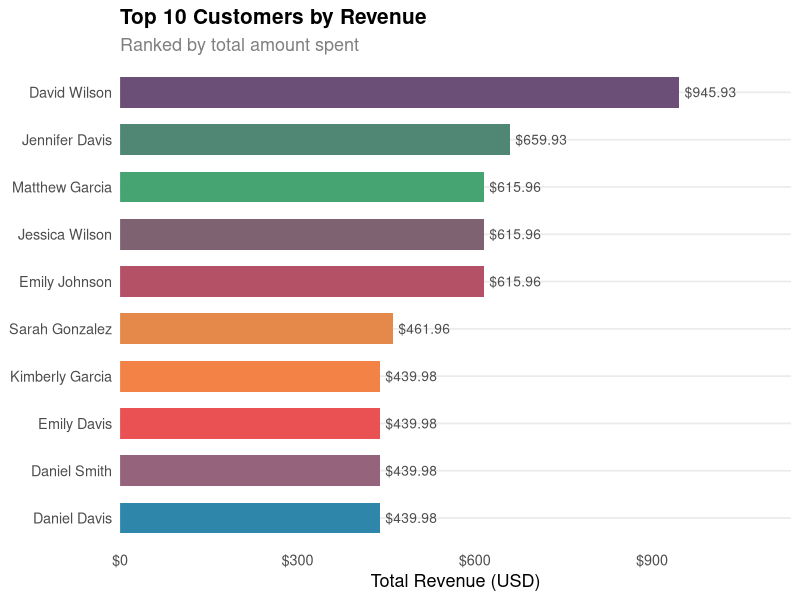

Generate this figure with R: (Note: this script raises an error after producing the figure.)
# BLOCK 1 - packages
install.packages("tidyverse")
library(tidyverse)
install.packages("ggplot2")
install.packages("tidyverse" )
install.packages("scales")
install.packages("gridExtra")
install.packages("gt")
install.packages("lubricate")
search()
install.packages("readr")

getwd()
list.files()

setwd("C:/Users/ADMIN/OneDrive/Documents")


# BLOCK 2 - load data
install.packages("readxl")
library(readxl)

sales <- read_excel("Supermarket Sales.csv.xlsx")
head(sales)
str(sales)
colnames(sales)
head(sales$order_date)
# BLOCK 2- loading remaining packages
library(dplyr)
library(ggplot2)
library(scales)
library(lubridate)
# BLOCK 4 - clean data
sales <- sales %>%
  rename(
    order_no      = `Order No`,
    order_date    = `Order Date`,
    customer_name = `Customer Name`,
    ship_date     = `Ship Date`,
    retail_price  = `Retail Price (USD)`,
    quantity      = `Order Quantity`,
    tax           = `Tax (USD)`,
    net_revenue   = `Net Revenue`,
    total         = `Total (USD)`
  ) %>%
  mutate(
    Month = floor_date(as.Date(ship_date), "month")
  )

# Confirm it worked
head(sales$Month)

# Fix the Month column
sales <- sales %>%
  mutate(
    Month = floor_date(as.Date(ship_date), "month")
  )

# BLOCK 5 - theme
portfolio_theme <- theme_minimal(base_size = 13) +
  theme(
    plot.title         = element_text(face = "bold", size = 15),
    plot.subtitle      = element_text(color = "grey50"),
    panel.grid.minor   = element_blank(),
    panel.grid.major.x = element_blank(),
    legend.position    = "top",
    legend.title       = element_blank()
  )
brand_colors <- c("#2E86AB","#E84855","#F9A03F","#A23B72","#3BB273","#6C4F77")

# BLOCK 6 - bar chart top 10 customers
library(forcats)
top_customers <- sales %>%
  group_by(customer_name) %>%
  summarise(total_revenue = sum(total), .groups = "drop") %>%
  arrange(desc(total_revenue)) %>%
  slice_head(n = 10) %>%
  mutate(customer_name = fct_reorder(customer_name, total_revenue))

bar_chart <- ggplot(top_customers,
                    aes(x = customer_name, y = total_revenue, fill = customer_name)) +
  geom_col(width = 0.65, show.legend = FALSE) +
  geom_text(aes(label = dollar(total_revenue, prefix = "$")),
            hjust = -0.1, size = 3.5, color = "grey30") +
  coord_flip() +
  scale_y_continuous(labels = dollar_format(prefix = "$"),
                     expand = expansion(mult = c(0, 0.2))) +
  scale_fill_manual(values = colorRampPalette(brand_colors)(10)) +
  labs(title    = "Top 10 Customers by Revenue",
       subtitle = "Ranked by total amount spent",
       x = NULL, y = "Total Revenue (USD)") +
  portfolio_theme

print(bar_chart)

# BLOCK 7- Line chart monthly trend
monthly_revenue <- df %>%
  group_by(Month) %>%
  summarise(total_revenue = sum(total), .groups = "drop")

line_chart <- ggplot(monthly_revenue, aes(x = Month, y = total_revenue)) +
  geom_line(color = "#2E86AB", linewidth = 1.3) +
  geom_point(size = 3.5, shape = 21, fill = "white",
             color = "#2E86AB", stroke = 2) +
  geom_area(fill = "#2E86AB", alpha = 0.08) +
  scale_x_date(date_labels = "%b %Y", date_breaks = "1 month") +
  scale_y_continuous(labels = dollar_format(prefix = "$")) +
  labs(title    = "Monthly Revenue Trend",
       subtitle = "Total sales over time",
       x = NULL, y = "Total Revenue (USD)") +
  portfolio_theme +
  theme(axis.text.x = element_text(angle = 30, hjust = 1))

print(line_chart)
